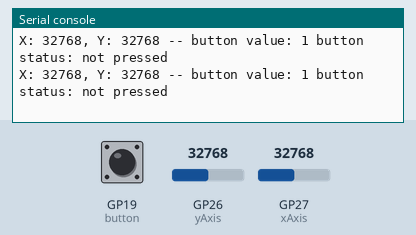
Recording of a program running on a simulated Raspberry Pi Pico running MicroPython. On the bench: the last lines printed to the serial console. Inputs (shaded band) come from the test bench; at power-on: GP19 (button) HIGH, GP26 (yAxis) = 32768, GP27 (xAxis) = 32768 (analog values on the 0–65535 scale).

Above: at 1.2 s.
1.3 s: GP19 (button) pulled LOW for 0.25 s
At 1.56 s:
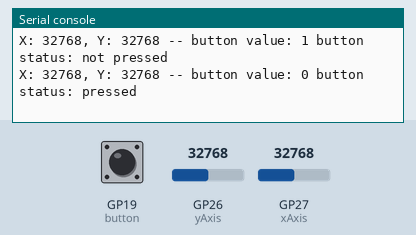
3.0 s: GP26 (yAxis) set to 45874
At 3.17 s:
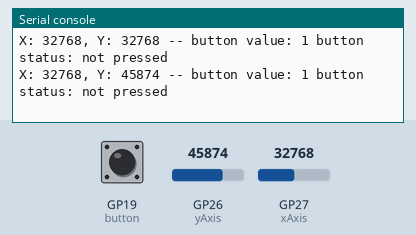
4.5 s: GP27 (xAxis) set to 45874
At 4.57 s:
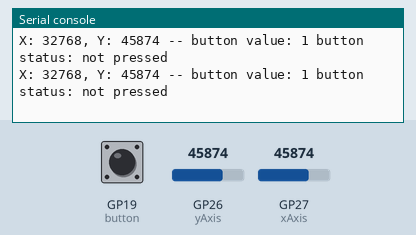
6.0 s: GP19 (button) pulled LOW for 1 s
At 6.18 s:
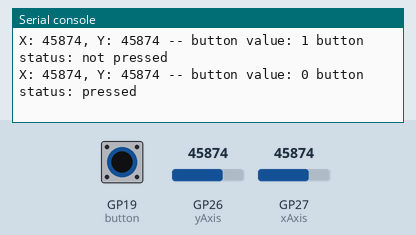
8.5 s: GP26 (yAxis) set to 57670
At 8.59 s:
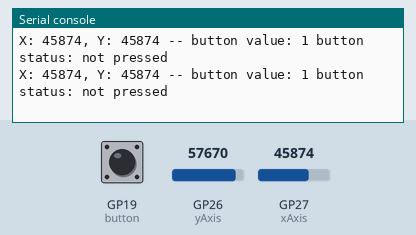
10.0 s: GP27 (xAxis) set to 57670
At 10.0 s:
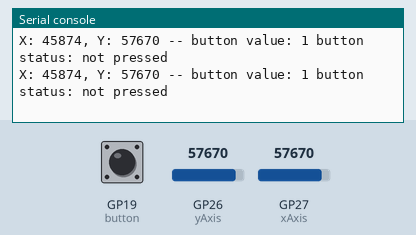
Timing chart, 0 to 12.5 s (numbered marks = the images above; inputs shaded):
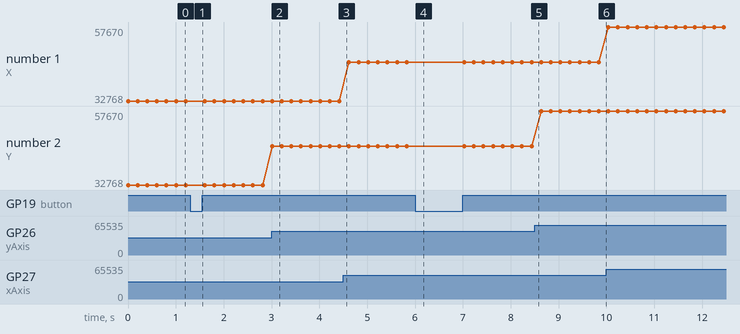

The program:

basic.py
```python
from machine import Pin, ADC
import utime

xAxis = ADC(Pin(27))
yAxis = ADC(Pin(26))
button = Pin(19,Pin.IN, Pin.PULL_UP)

while True:
    xValue = xAxis.read_u16()
    yValue = yAxis.read_u16()
    buttonValue = button.value()
    buttonStatus = "not pressed"


    if buttonValue == 0:
        buttonStatus = "pressed"


    print("X: " + str(xValue) + ", Y: " + str(yValue) + " -- button value: " + str(buttonValue) + " button status: " + buttonStatus)
    utime.sleep(0.2)
```

Measured:
- after the input at 1.3 s, the serial console: prints a new line after 0.11 s (image 1)
- after the input at 3.0 s, the serial console: prints a new line at once (image 2)
- after the input at 6.0 s, the serial console: prints a new line at once (image 4)
- plotted number 2: 32768 → 45874 after the input at 3.0 s, 45874 → 57670 after the input at 8.5 s
